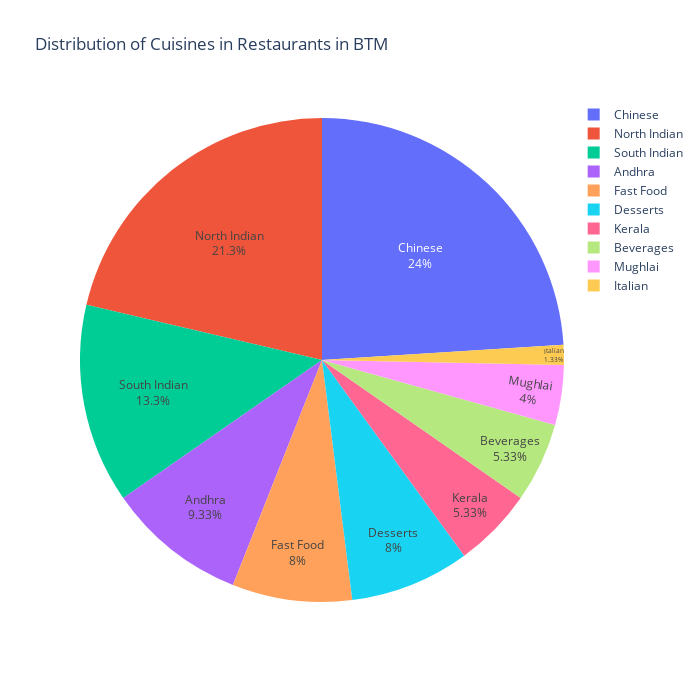

Here is the notebook cell this chart was saved with:
### Code cell
#Pie chart for top 10 Cuisines in BTM
fig=px.pie(data_frame=df_Cuisine_BTM,
           names=df_Cuisine_BTM['Cuisine'][:10],
           values=df_Cuisine_BTM['Count'][:10],
           title='Distribution of Cuisines in Restaurants in BTM',
           width=700,height=700)
fig.update_traces(textposition='inside',textinfo='percent+label')
fig.show()

### Figure 1 — Plotly figure (JSON) as saved in the notebook; plotly's stock layout.template omitted (floating-point values rounded to 4 significant figures)
{"data": [{"domain": {"x": [0, 1], "y": [0, 1]}, "hovertemplate": "label=%{label}<br>value=%{value}<extra></extra>", "labels": ["Fast Food", "North Indian", "Chinese", "Italian", "South Indian", "Desserts", "Kerala", "Andhra", "Beverages", "Mughlai"], "legendgroup": "", "name": "", "showlegend": true, "textinfo": "percent+label", "textposition": "inside", "type": "pie", "values": [6, 16, 18, 1, 10, 6, 4, 7, 4, 3]}], "layout": {"height": 700, "legend": {"tracegroupgap": 0}, "title": {"text": "Distribution of Cuisines in Restaurants in BTM"}, "width": 700}}
